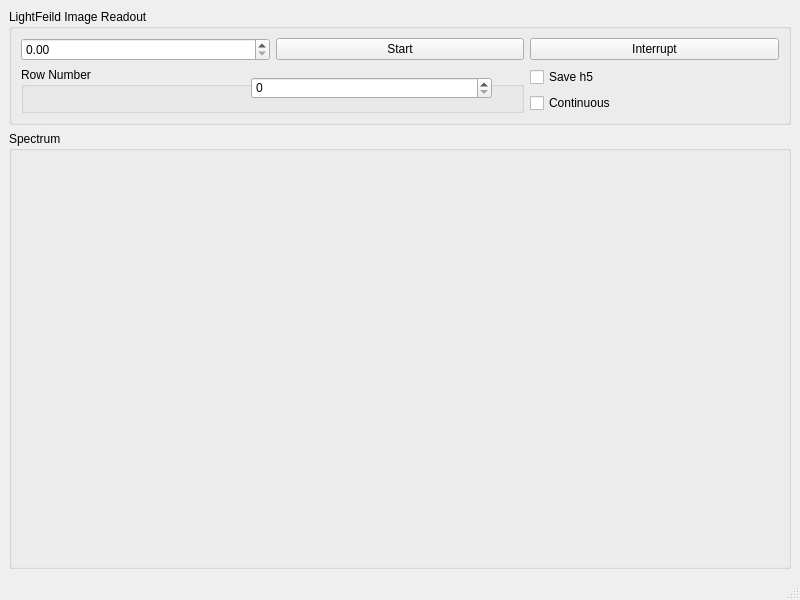
<?xml version="1.0" encoding="UTF-8"?>
<ui version="4.0">
 <class>APDOptmizerWindow</class>
 <widget class="QMainWindow" name="APDOptmizerWindow">
  <property name="geometry">
   <rect>
    <x>0</x>
    <y>0</y>
    <width>800</width>
    <height>600</height>
   </rect>
  </property>
  <property name="windowTitle">
   <string>APD Optimizer</string>
  </property>
  <widget class="QWidget" name="centralwidget">
   <layout class="QVBoxLayout" name="verticalLayout" stretch="0,1">
    <item>
     <widget class="QGroupBox" name="control_groupBox">
      <property name="title">
       <string>LightFeild Image Readout</string>
      </property>
      <layout class="QGridLayout" name="gridLayout">
       <item row="0" column="2">
        <widget class="QPushButton" name="interrupt_pushButton">
         <property name="text">
          <string>Interrupt</string>
         </property>
        </widget>
       </item>
       <item row="0" column="1">
        <widget class="QPushButton" name="start_pushButton">
         <property name="text">
          <string>Start</string>
         </property>
        </widget>
       </item>
       <item row="0" column="0">
        <widget class="QDoubleSpinBox" name="int_time_doubleSpinBox"/>
       </item>
       <item row="1" column="2">
        <widget class="QCheckBox" name="save_h5_checkBox">
         <property name="text">
          <string>Save h5</string>
         </property>
        </widget>
       </item>
       <item row="2" column="2">
        <widget class="QCheckBox" name="continuous_checkBox">
         <property name="text">
          <string>Continuous</string>
         </property>
        </widget>
       </item>
       <item row="1" column="0" rowspan="2" colspan="2">
        <widget class="QGroupBox" name="groupBox">
         <property name="title">
          <string>Row Number</string>
         </property>
         <widget class="QDoubleSpinBox" name="row_number_doubleSpinBox">
          <property name="geometry">
           <rect>
            <x>230</x>
            <y>10</y>
            <width>241</width>
            <height>22</height>
           </rect>
          </property>
          <property name="decimals">
           <number>0</number>
          </property>
          <property name="maximum">
           <double>199.000000000000000</double>
          </property>
         </widget>
        </widget>
       </item>
      </layout>
     </widget>
    </item>
    <item>
     <widget class="QGroupBox" name="plot_groupBox">
      <property name="title">
       <string>Spectrum</string>
      </property>
      <layout class="QVBoxLayout" name="verticalLayout_2"/>
     </widget>
    </item>
   </layout>
  </widget>
  <widget class="QMenuBar" name="menubar">
   <property name="geometry">
    <rect>
     <x>0</x>
     <y>0</y>
     <width>800</width>
     <height>21</height>
    </rect>
   </property>
  </widget>
  <widget class="QStatusBar" name="statusbar"/>
 </widget>
 <resources/>
 <connections/>
</ui>
